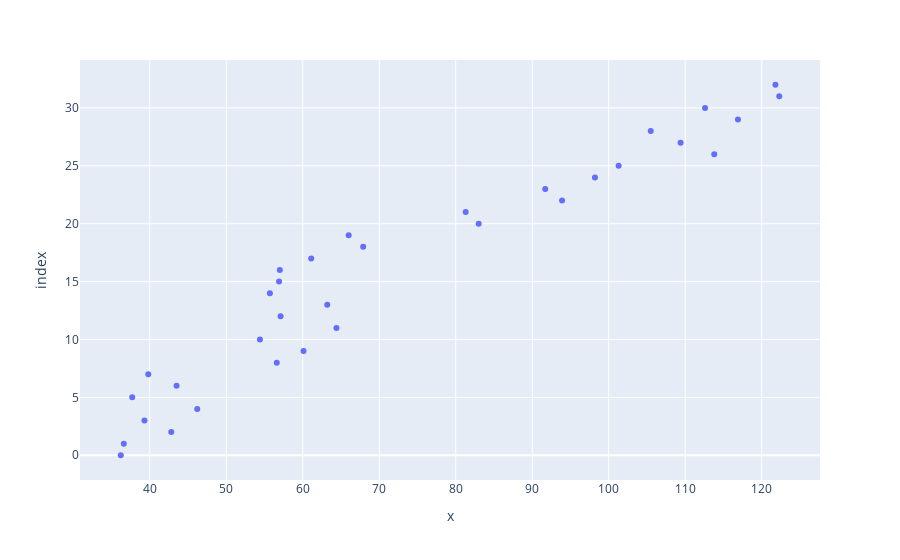

Source (notebook cell):
### Code cell
import plotly.express as px
fig = px.scatter(x, y)
fig.show()

### Figure 1 — Plotly figure (JSON) as saved in the notebook; plotly's stock layout.template omitted (floating-point values rounded to 4 significant figures)
{"data": [{"hovertemplate": "x=%{x}<br>index=%{y}<extra></extra>", "legendgroup": "", "marker": {"color": "#636efa", "symbol": "circle"}, "mode": "markers", "name": "", "orientation": "h", "showlegend": false, "type": "scatter", "x": [36.2, 36.6, 42.8, 39.3, 46.2, 37.7, 43.5, 39.8, 56.6, 60.1, 54.4, 64.4, 57.1, 63.2, 55.7, 56.9, 57, 61.1, 67.9, 66, 83, 81.3, 93.9, 91.7, 98.2, 101.3, 113.8, 109.4, 105.5, 116.9, 112.6, 122.3, 121.8], "xaxis": "x", "y": [0, 1, 2, 3, 4, 5, 6, 7, 8, 9, 10, 11, 12, 13, 14, 15, 16, 17, 18, 19, 20, 21, 22, 23, 24, 25, 26, 27, 28, 29, 30, 31, 32], "yaxis": "y"}], "layout": {"autosize": true, "legend": {"tracegroupgap": 0}, "margin": {"t": 60}, "xaxis": {"anchor": "y", "autorange": true, "domain": [0, 1], "range": [30.99, 127.5], "title": {"text": "x"}, "type": "linear"}, "yaxis": {"anchor": "x", "autorange": true, "domain": [0, 1], "range": [-2.478, 34.48], "title": {"text": "index"}, "type": "linear"}}}
